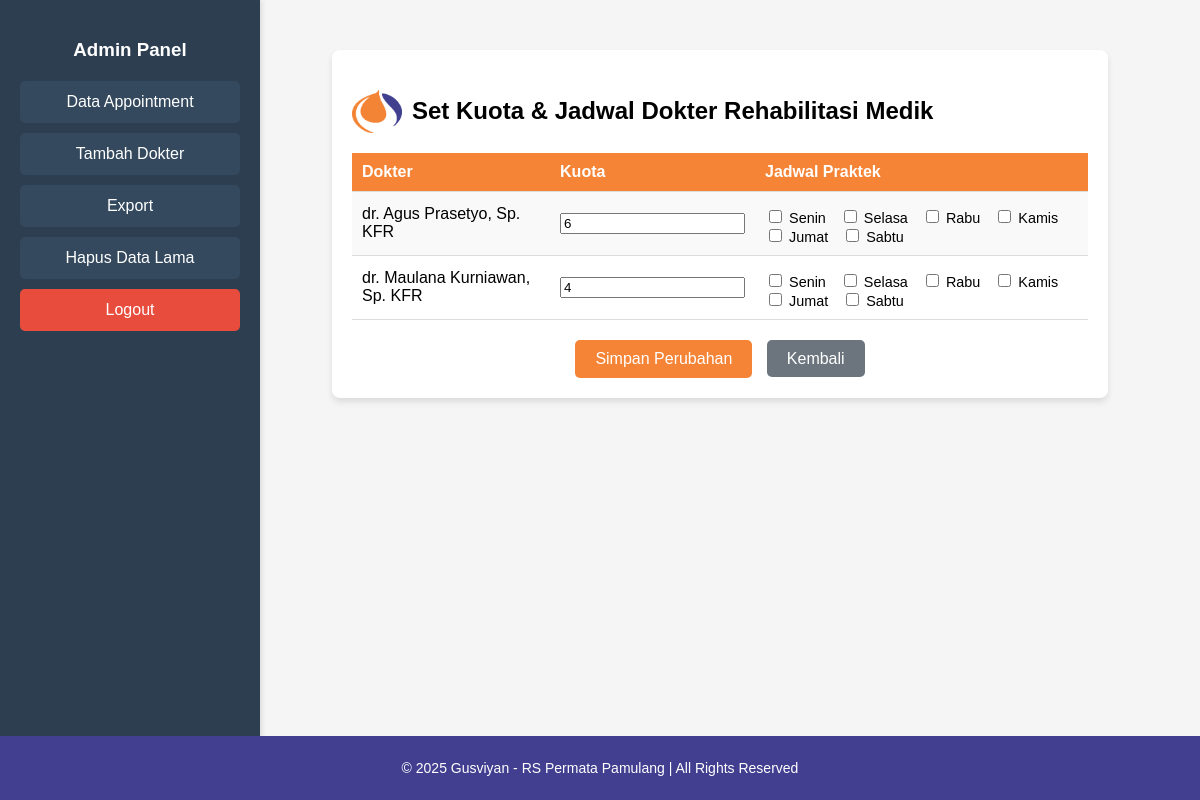
Page /admin/kuota.php (signed in) on the earlier database version.
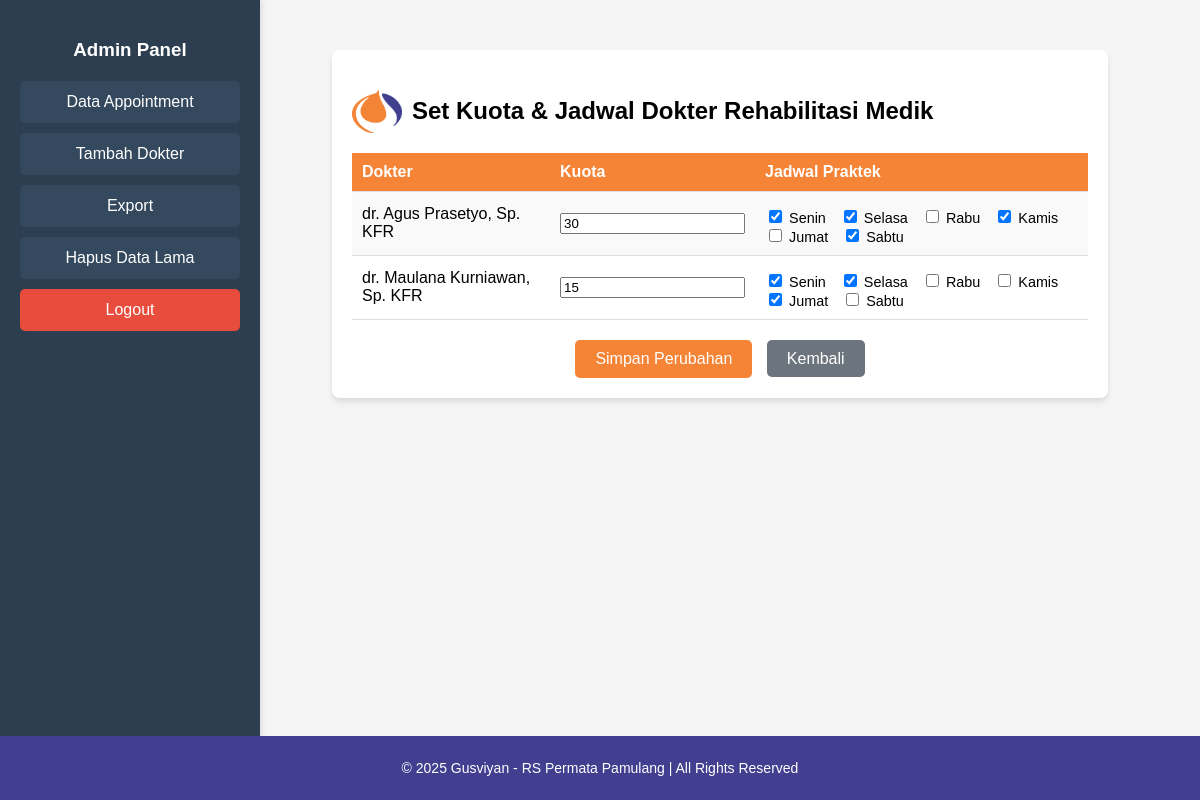
Same page on the later database version.
### tables this page shows
CREATE TABLE `dokter_kuota` (
  `id` int(11) NOT NULL,
  `dokter` varchar(100) NOT NULL,
  `kuota` int(11) NOT NULL DEFAULT 1
);

### admin/kuota.php (the view, shortened to what this page needs)
<?php
require '../koneksi.php';
$query_dokter = "SELECT * FROM dokter_kuota";
$result_dokter = $conn->query($query_dokter);
$jadwal_query = "SELECT * FROM jadwal_dokter";
$jadwal_result = $conn->query($jadwal_query);
$jadwal_map = [];
while ($jadwal = $jadwal_result->fetch_assoc()) {
    $dokter_id = $jadwal['dokter_id'];
    $hari = $jadwal['hari'];
    $jadwal_map[$dokter_id][] = $hari;
}
$hari_list = ['Senin', 'Selasa', 'Rabu', 'Kamis', 'Jumat', 'Sabtu'];
?>
<!DOCTYPE html>
<html lang="id">
<head>
    <link rel="stylesheet" href="style.css">
</head>
<body>
<div class="sidebar">
    <h3>Admin Panel</h3>
    <a href="index.php" class="sidebar-btn">Data Appointment</a>
    <a href="tambah_dokter.php" class="sidebar-btn">Tambah Dokter</a>
    <a href="export.php" class="sidebar-btn">Export</a>
    <a href="delete.php" class="sidebar-btn">Hapus Data Lama</a>
    <a href="logout.php" class="sidebar-btn logout-btn">Logout</a>
</div>
<div class="main-content">
    <div class="container">
        <h2>
            <img src="logo.png" alt="Logo" class="logo">
            Set Kuota & Jadwal Dokter Rehabilitasi Medik
        </h2>
        <form method="POST">
            <table class="table-kuota">
                <tr>
                    <th>Dokter</th>
                    <th>Kuota</th>
                    <th>Jadwal Praktek</th>
                </tr>
                <?php while ($row = $result_dokter->fetch_assoc()): ?>
                <tr>
                    <td><?= htmlspecialchars($row['dokter']); ?></td>
                    <td>
                        <input type="number" name="kuota[<?= $row['id']; ?>]" value="<?= $row['kuota']; ?>" min="1">
                    </td>
                    <td>
                        <div class="jadwal-checkboxes">
                            <?php foreach ($hari_list as $hari): ?>
                                <label>
                                    <input type="checkbox" name="jadwal[<?= $row['id']; ?>][]" value="<?= $hari ?>"
                                        <?= in_array($hari, $jadwal_map[$row['id']] ?? []) ? 'checked' : '' ?>>
                                    <?= $hari ?>
                                </label>
                            <?php endforeach; ?>
                        </div>
                    </td>
                </tr>
                <?php endwhile; ?>
            </table>
            <div class="button-container">
                <button type="submit" class="btn-primary">Simpan Perubahan</button>
                <a href="index.php" class="btn-secondary">Kembali</a>
            </div>
        </form>
    </div>
</div>
<footer class="footer">
    <p>&copy; 2025 Gusviyan - RS Permata Pamulang | All Rights Reserved</p>
</footer>
</body>
</html>

Differences in the rows shown:
changed dokter_kuota "dr. Agus Prasetyo, Sp. KFR": kuota "6" → "30"; id "☐" → "☑"
changed dokter_kuota "dr. Maulana Kurniawan, Sp. KFR": kuota "4" → "15"; id "☐" → "☑"
